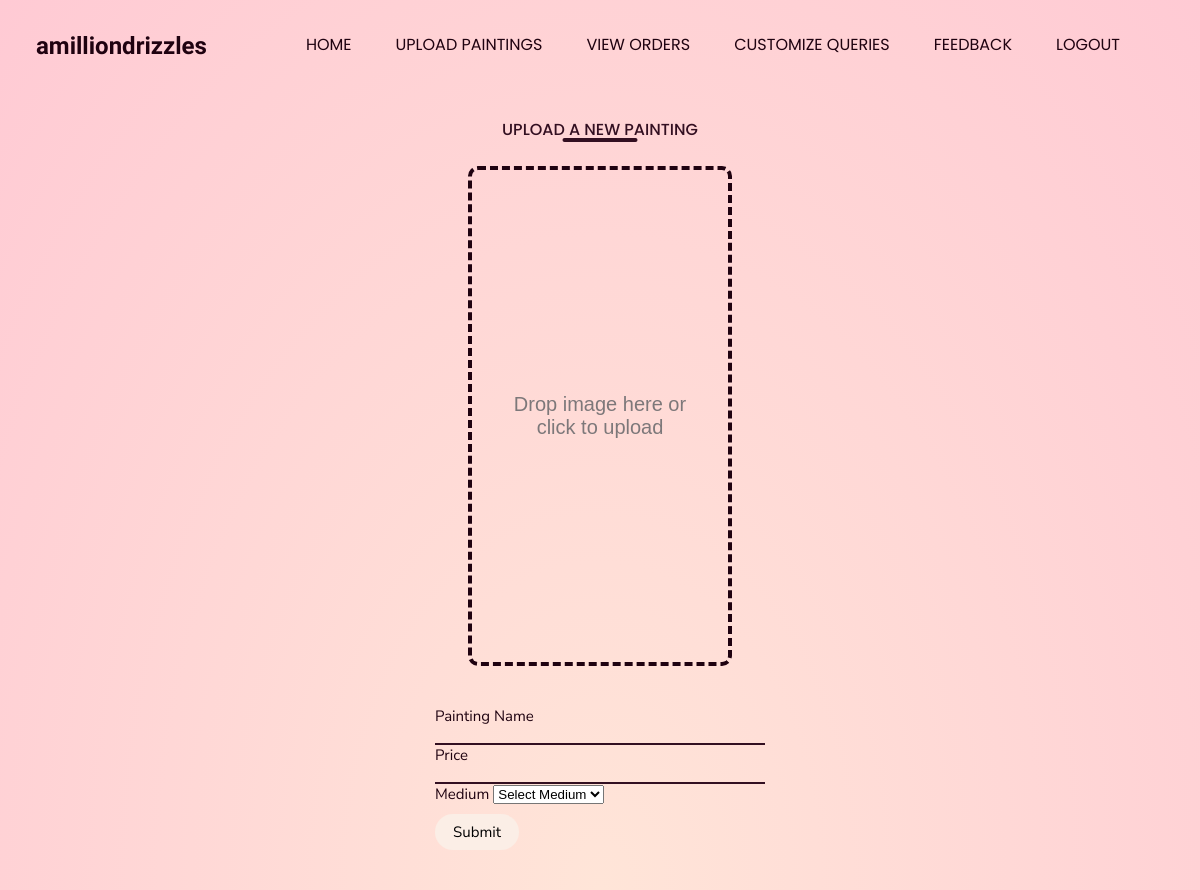
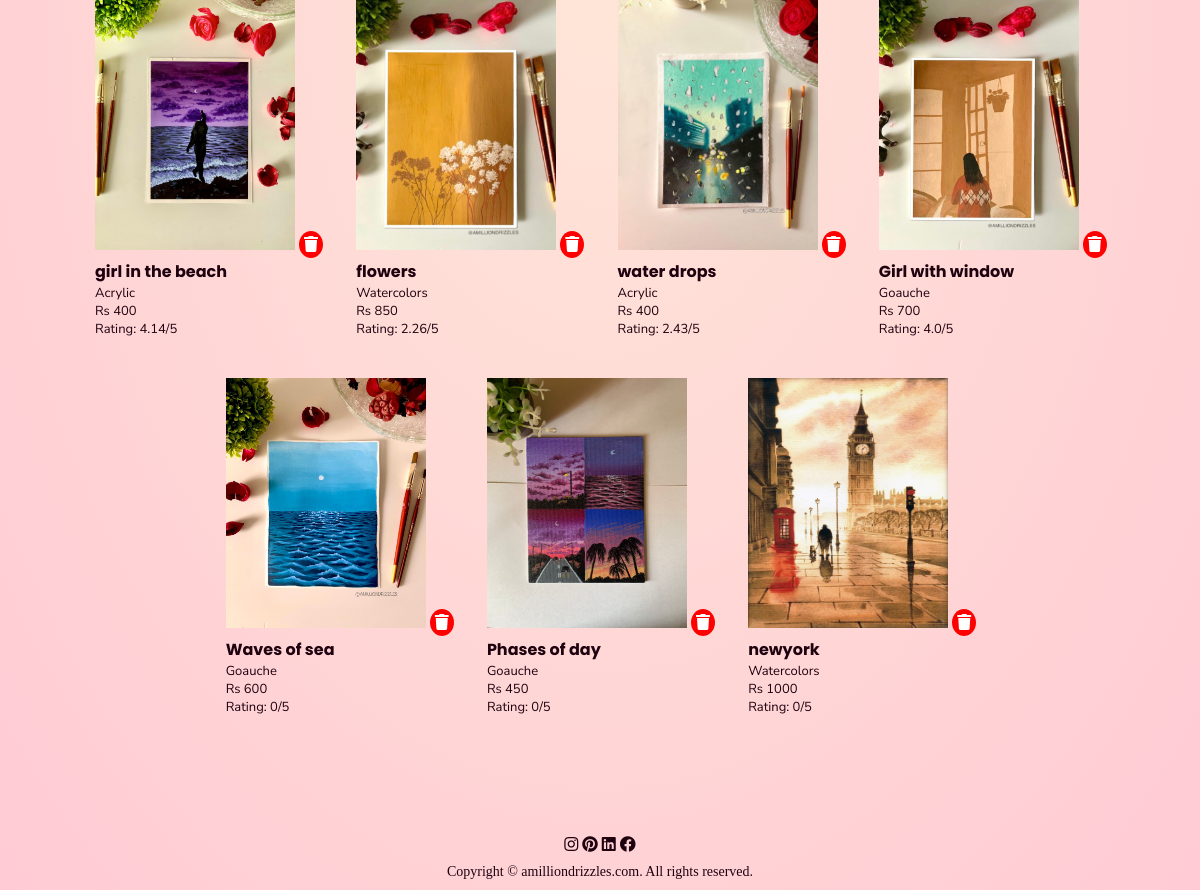
The app's page /uploadpainting/ with its own data (2 pictures, top to bottom).
### app1/models.py (models this page shows)
class painting(models.Model):
    img=models.ImageField(upload_to='paintings/')
    name=models.CharField(max_length=20)
    price=models.CharField(max_length=20)
    medium=models.CharField(max_length=20)
    rating=models.CharField(max_length=20)
    noofpeoplerated=models.CharField(max_length=20,default='0')
    class Meta:
        db_table="painting"

### app1/views.py (the view)
# urls.py: path('uploadpainting/',views.Uploadpainting,name='uploadpainting'),
def Uploadpainting(request):
    if request.method == 'POST':
        uimg = request.FILES.get('myFile')
        uname = request.POST.get('paintingName')
        uprice = request.POST.get('paintingPrice')
        umedium = request.POST.get('paintingMedium')
        urating = '0'
        people='0'
        paint = painting(img=uimg, name=uname, price=uprice, medium=umedium, rating=urating,noofpeoplerated=people)
        paint.save()
        return redirect('uploadpainting')
    else:
        paintings = painting.objects.all()
        return render(request, 'uploadpainting.html', {'paintings': paintings})

### app1/context_processors.py (called while the page is built)
def cart(request):
    return {'cart':Cart(request)}

### templates/uploadpainting.html (shortened to what this page needs)
{% load static %}
<!DOCTYPE html>
<html lang="en">
<head>
    <link rel="stylesheet" href="{% static 'app1/style2.css' %}">
    <link rel="stylesheet"
        href="https://cdn.jsdelivr.net/npm/@fortawesome/fontawesome-free@5.15.4/css/fontawesome.min.css">
    <link rel="stylesheet" href="https://cdnjs.cloudflare.com/ajax/libs/font-awesome/5.15.3/css/all.min.css" />
    <link rel="stylesheet" href="https://cdnjs.cloudflare.com/ajax/libs/font-awesome/5.15.3/css/all.min.css" />
</head>
<body>
    <div class="header_otherpages">
        <nav>
            <h2>amilliondrizzles</h2>
            <div class="nav-links">
                <ul>
                    <li><a href="{% url 'painterhome' %}">HOME</a></li>
                    <li><a href="{% url 'uploadpainting' %}">UPLOAD PAINTINGS</a></li>
                    <li><a href="{% url 'vieworders' %}">VIEW ORDERS</a></li>
                    <li><a href="{% url 'viewcustomize' %}">CUSTOMIZE QUERIES</a></li>
                    <li><a href="{% url 'viewfeedback' %}">FEEDBACK</a></li>
                    <li><a href="{% url 'logout' %}">LOGOUT</a></li>
                </ul>
            </div>
        </nav>
    </div>
    <section id="gallery">
        <div class="categories">
            <h2 class="title">UPLOAD A NEW PAINTING</h2>
            <div class="contactbox">
                <form action="" method="post" enctype="multipart/form-data">
                    <div class="drop-zone">
                        <span class="drop-zone__prompt">Drop image here or click to upload</span>
                    </div>
                    <div class="formgroup">
                        <label for="paintingName">Painting Name</label>
                        <input type="text" name="paintingName" id="paintingName" placeholder="">
                    </div>
                    <div class="formgroup">
                        <label for="paintingPrice">Price</label>
                        <input type="text" name="paintingPrice" id="paintingPrice" placeholder="">
                    </div>
                    <div class="formgroup">
                        <label for="paintingMedium">Medium</label>
                        <select name="paintingMedium" id="paintingMedium">
                            <option value="">Select Medium</option>
                        </select>
                    </div>
                    <div class="formgroup">
                        <button type="submit" class="subbtn">Submit</button>
                    </div>
                </form>
            </div>
            <div class="smallcontainer">
                <div class="row">
                    {% for painting in paintings %}
                    <div class="col">
                        <img src="{{ painting.img.url }}" alt="{{ painting.name }}" class="src">
                        <a href="{% url 'deletepainting' painting.id %}" class="delete-btn"><i class="fas fa-trash"></i></a>
                        <h4>{{ painting.name }}</h4>
                        <p>{{ painting.medium }}</p>
                        <p>Rs {{ painting.price }}</p>
                        <p>Rating: {{ painting.rating }}/5</p>
                    </div>
                    {% endfor %}
                </div>
            </div>
        </div>
    </section>
    <section class="footer">
        <div class="icons">
            <i class="fab fa-instagram"></i>
            <i class="fab fa-pinterest"></i>
            <i class="fab fa-linkedin"></i>
            <i class="fab fa-facebook"></i>
        </div>
        <p> Copyright &copy; amilliondrizzles.com. All rights reserved.</p>
    </section>
</body>
</html>

### app1/static/app1/style2.css (style rules this page uses)
* { margin: 0; padding: 0; list-style: none; text-decoration: none; box-sizing: border-box; }
body { color: #1f0210; background: radial-gradient(#ffe5d8, #ffcad4) }
nav h2 { color: #1f0210; }
nav { display: flex; padding-top: 2%; padding-left: 3%; padding-right: 5%; justify-content: space-between; align-items: center; }
nav h2 { font-weight: bold; font-family: 'Cedarville Cursive', cursive; }
.nav-links { flex: 1; text-align: right; }
.nav-links ul li { font-family: 'Poppins', sans-serif; list-style: none; display: inline-block; padding: 8px 20px; position: relative; }
.nav-links ul li a { color: #1f0210; font-size: 16px; }
.nav-links ul li::after { content: ''; width: 0%; height: 2px; background: #330f21; display: block; margin: auto; transition: 1s; }
.categories { float: center; margin: 50px; }
.title { color:#330f21 ; font-family: 'Poppins', sans-serif; text-align: center; margin: 0 auto 40px; position: relative; }
.title::after { content: ''; background-color: #330f21; width: 75px; height: 4px; border-radius: 5px; position: absolute; bottom: 0; left: 50%; transform: translateX(-50%); }
img { width: 100%; }
h2.title { font-size: 1rem; font-weight: 500; margin-bottom: 1.5rem; color:#330f21; }
.row { display: flex; justify-content: center; align-items: center; flex-wrap: wrap; }
.col { flex-basis: 25%; min-width: 250px; transition: transform 0.5s; margin-bottom: 40px; }
.col img { width: 100%; height: 250px; width: 200px; }
.col h4 { padding-top: 5px; font-family: 'Poppins', sans-serif; }
.col p { font-family: 'Nunito Sans', sans-serif; font-size: 13px; }
.smallcontainer { max-width: 1080px; margin: auto; padding-left: 35px; }
.contactbox { display: flex; justify-content: center; align-items: center; padding-bottom: 40px; }
.contactbox input, .contactbox textarea { outline: none; border: none; color: #330f21; background: transparent; font-size: 13px; width: 100%; border-bottom: 2px solid #330f21; }
.contactbox form { width: 30%; }
.contactbox label { font-family: 'Nunito Sans', sans-serif; font-size: 15px; }
.contactbox form button { font-family: 'Nunito Sans', sans-serif; font-size: 15px; background-color: #fbeee6; transition: 0.5s; margin-top: 10px; padding: 8px 18px; border-radius: 50px; border: none; cursor: pointer; }
.footer { width: 100%; text-align: center; padding-top: 30px; padding-bottom: 10px; }
.footer p { padding-top: 10px; font-size: 14px; }
.drop-zone { max-width: 80%; height: 500px; padding: 25px; display: flex; align-items: center; justify-content: center; text-align: center; font-family: "Quicksand", sans-serif; font-weight: 500; font-size: 20px; cursor: pointer; color: #7d787a; border: 4px dashed #1f0210; border-radius: 10px; margin: auto; margin-bottom: 40px; }

### templates/uploadpainting.html (style rules this page uses)
.delete-btn { background-color: red; color: white; padding: 5px; border-radius: 50%; text-decoration: none; }

### records on screen
painting: img (picture), name "girl in the beach", medium "Acrylic", price "400", rating "4.14"
painting: img (picture), name "flowers", medium "Watercolors", price "850", rating "2.26"
painting: img (picture), name "water drops", medium "Acrylic", price "400", rating "2.43"
painting: img (picture), name "Girl with window", medium "Goauche", price "700", rating "4.0"
painting: img (picture), name "Waves of sea", medium "Goauche", price "600", rating "0"
painting: img (picture), name "Phases of day", medium "Goauche", price "450", rating "0"
painting: img (picture), name "newyork", medium "Watercolors", price "1000", rating "0"
